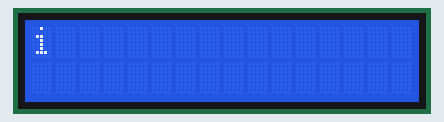
Bench run of a sketch on a simulated Arduino Uno, built with avr-gcc and run on an emulated ATmega328P. On the bench: 16×2 character LCD.

Above: at 0.21 s.
At 5.07 s:
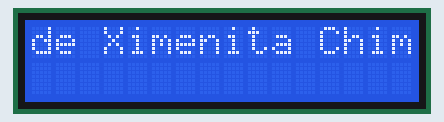
At 9.95 s:
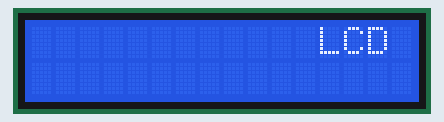
At 20.01 s:
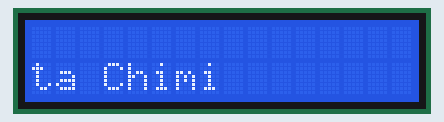
At 28.21 s:
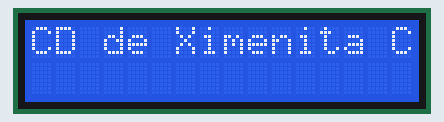
At 39.8 s:
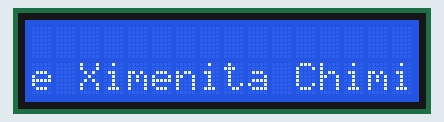

The sketch:

lcdDesplazado.ino
```cpp
#include <LiquidCrystal.h>

#define COLS 16
#define ROWS 2
#define VELOCIDAD 300

LiquidCrystal lcd(A0,A1,A2,A3,A4,A5);
String texto_fila = "LCD de Ximenita Chimi";

void setup() {
  Serial.begin(9600);
  lcd.begin(COLS, ROWS);
}

void loop() {
  // Tamanio del texto
  int tam_texto = texto_fila.length();

  // Como entra el texto
  for(int i=tam_texto; i>0; i--){
    String texto = texto_fila.substring(i-1);
    lcd.clear();
    lcd.setCursor(0,0);
    lcd.print(texto);
    delay(VELOCIDAD);
  }

  // Desplazamiento derecha
  for(int i=1; i<16; i++){
    lcd.clear();
    lcd.setCursor(i,0);
    lcd.print(texto_fila);
    delay(VELOCIDAD);
  }

  //Desplazamiento izquierda 2da fila
  for(int i=16; i>=1; i--){
    lcd.clear();
    lcd.setCursor(i,1);
    lcd.print(texto_fila);
    delay(VELOCIDAD);
  }

  //Salida por la izquierda
  for(int i=1; i<= tam_texto; i++){
    String texto = texto_fila.substring(i-1);
    lcd.clear();
    lcd.setCursor(0,1);
    lcd.print(texto);
    delay(VELOCIDAD);
  }
}
```
